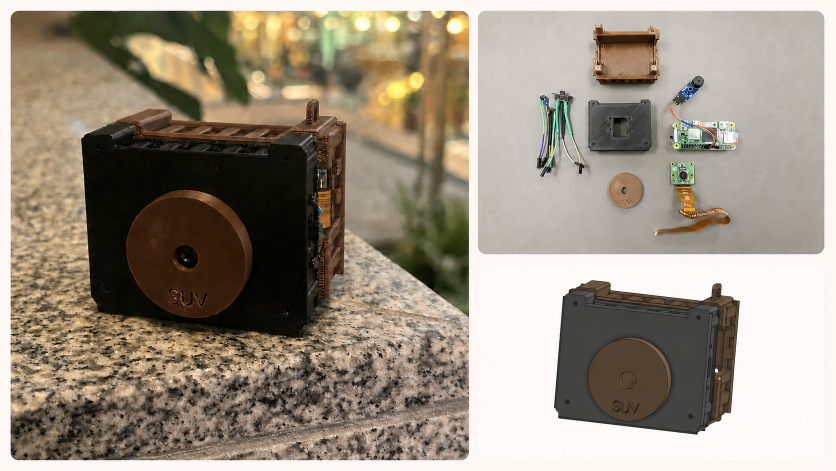
#> input picture assets/guides/readme-showcase.png, 1672 x 941 px (shown at 1/2 size)
$ python generate-readme-showcase.py
#> lines starting #> are read from the running program, lines starting #| are printed output that depends on the picture; after the words box and inside, x2 and y2 are one past the last pixel; in counts of white or black regions, pixels touching at a corner belong together
#!/usr/bin/env python3
"""Build the README showcase collage from checked-in source images."""

from __future__ import annotations

import argparse
from pathlib import Path

from PIL import Image, ImageDraw, ImageFont, ImageOps


REPO_ROOT = Path(__file__).resolve().parents[2]
DEFAULT_BASE = REPO_ROOT / "assets/guides/readme-showcase.png"
DEFAULT_PORTRAIT = (
    REPO_ROOT / "assets/photo-samples/train-zoomed-1170x2080.jpg"
)
DEFAULT_OUTPUT = REPO_ROOT / "assets/guides/readme-showcase-with-sample.png"

OUTER_MARGIN = 20
PANEL_RADIUS = 15
LABEL = "sample photo"
LABEL_FONT_SIZE = 30
LABEL_BOTTOM_PADDING = 25


def parse_args() -> argparse.Namespace:
    parser = argparse.ArgumentParser(description=__doc__)
    parser.add_argument("--base", type=Path, default=DEFAULT_BASE)
    parser.add_argument("--portrait", type=Path, default=DEFAULT_PORTRAIT)
    parser.add_argument("--output", type=Path, default=DEFAULT_OUTPUT)
    parser.add_argument("--font", type=Path)
    return parser.parse_args()


def load_font(font_path: Path | None) -> ImageFont.FreeTypeFont | ImageFont.ImageFont:
    candidates = [
        font_path,
        Path("/System/Library/Fonts/SFNS.ttf"),
        Path("/usr/share/fonts/truetype/dejavu/DejaVuSans.ttf"),
        Path("/usr/share/fonts/truetype/liberation2/LiberationSans-Regular.ttf"),
    ]
    for candidate in candidates:
        if candidate and candidate.is_file():
            return ImageFont.truetype(candidate, LABEL_FONT_SIZE)
    return ImageFont.load_default(size=LABEL_FONT_SIZE)


def build_collage(
    base_path: Path,
    portrait_path: Path,
    output_path: Path,
    font_path: Path | None,
) -> None:
    base = Image.open(base_path).convert("RGBA")
    portrait = Image.open(portrait_path).convert("RGBA")
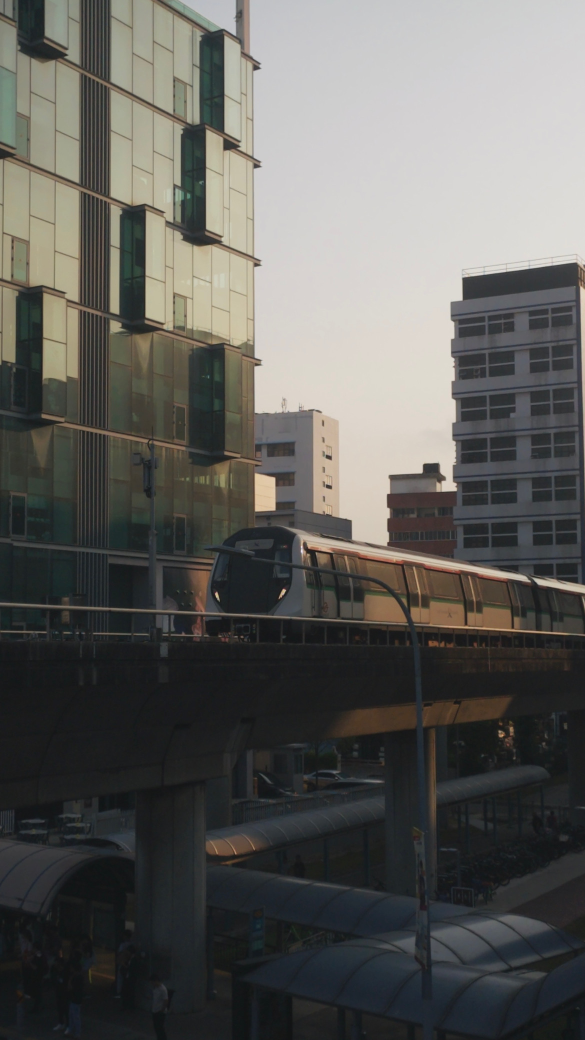
#> input picture assets/photo-samples/train-zoomed-1170x2080.jpg, 1170 x 2080 px (shown at 1/2 size)

    panel_y = OUTER_MARGIN
    panel_height = base.height - (2 * OUTER_MARGIN)
#> panel_height = 901
    panel_width = round(panel_height * portrait.width / portrait.height)
#> panel_width = 507
    panel_x = base.width
#> panel_x = 1672
    output_width = panel_x + panel_width + OUTER_MARGIN
#> output_width = 2199

    # Extend the original outer background across the wider canvas while
    # retaining its subtle vertical color variation.
    edge_strip = base.crop((base.width - OUTER_MARGIN, 0, base.width, base.height))
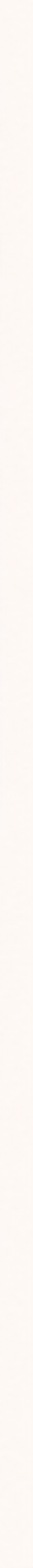
#> edge_strip: PIL image 20x941 RGBA (shown 2 times larger); mean R, G, B, A 253.6, 248, 244.2, 255
    edge_strip = edge_strip.resize((1, base.height), Image.Resampling.BOX)
    background = edge_strip.resize(
        (output_width, base.height), Image.Resampling.NEAREST
    )
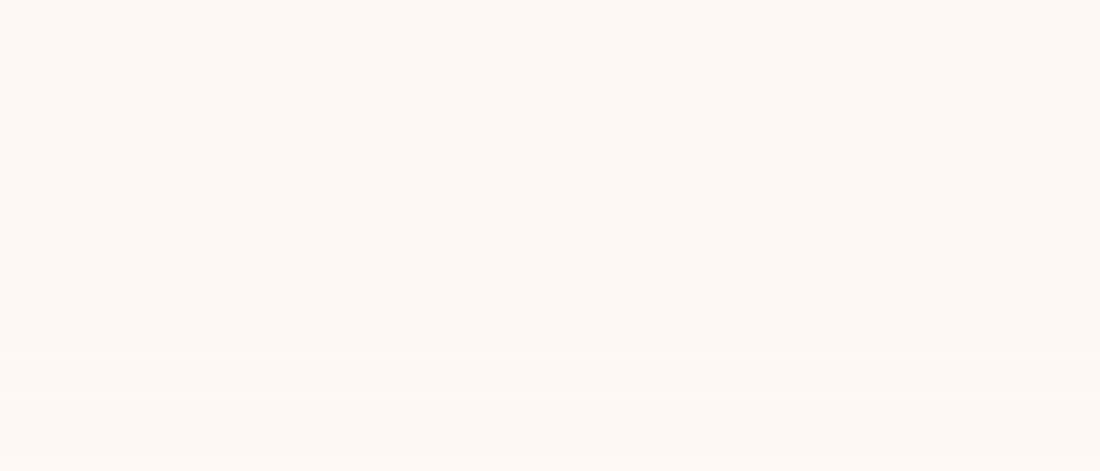
#> background: PIL image 2199x941 RGBA (shown at 1/2 size); mean R, G, B, A 253.7, 248, 244.1, 255
    background.paste(base, (0, 0), base)
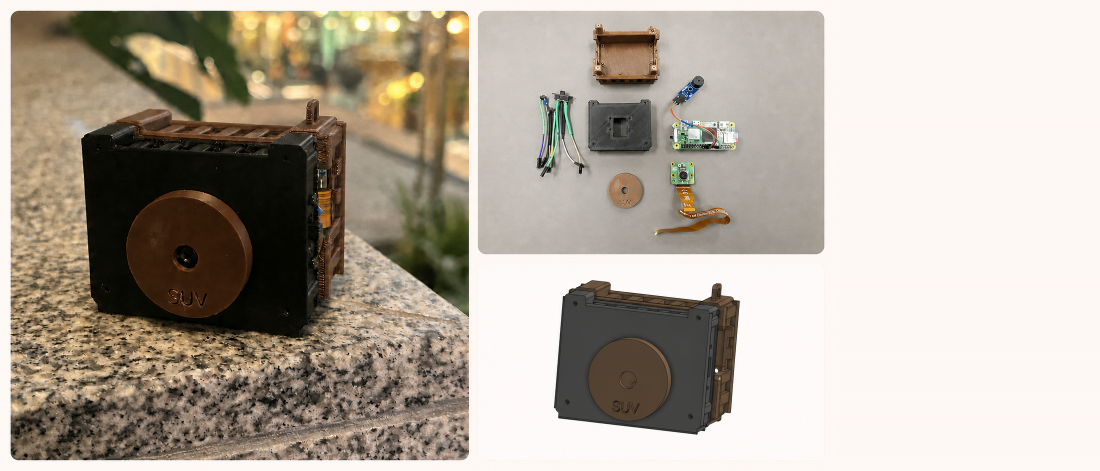
#> background: PIL image 2199x941 RGBA (shown at 1/2 size); mean R, G, B, A 177.8, 168.4, 156, 255

    panel = ImageOps.fit(
        portrait,
        (panel_width, panel_height),
        method=Image.Resampling.LANCZOS,
        centering=(0.5, 0.5),
    )
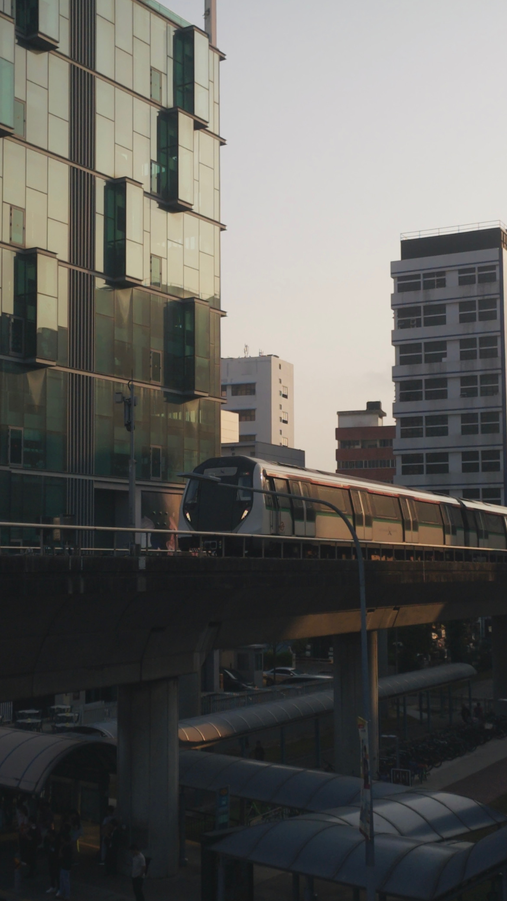
#> panel: PIL image 507x901 RGBA; mean R, G, B, A 95, 94.3, 91, 255
    mask = Image.new("L", panel.size, 0)
#> mask: PIL image 507x901 L; every value is 0
    ImageDraw.Draw(mask).rounded_rectangle(
        (0, 0, panel_width - 1, panel_height - 1),
        radius=PANEL_RADIUS,
        fill=255,
    )
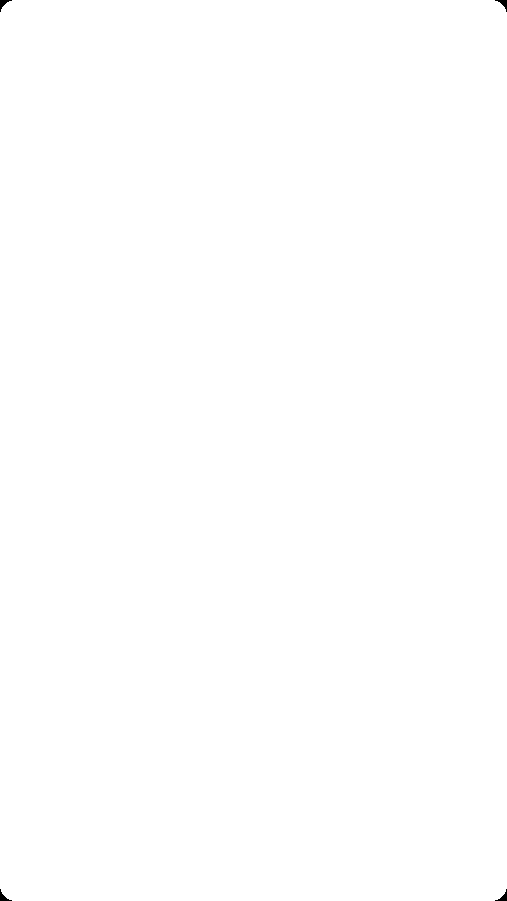
#> mask: PIL image 507x901 L; 100% white; 4 black regions, box (x1, y1, x2, y2) and area: (0, 0, 12, 12) 53, (495, 0, 507, 12) 53, (0, 889, 12, 901) 53, (495, 889, 507, 901) 53
    background.paste(panel, (panel_x, panel_y), mask)
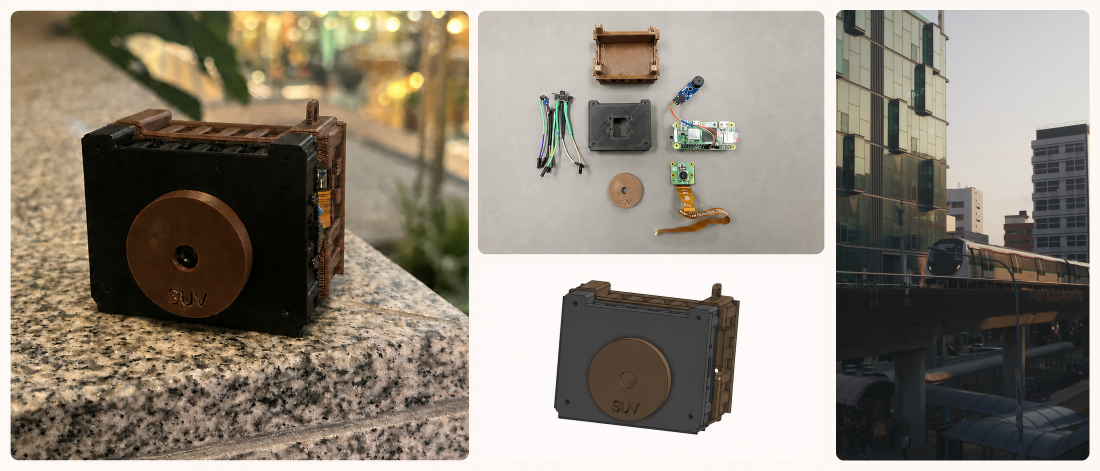
#> background: PIL image 2199x941 RGBA (shown at 1/2 size); mean R, G, B, A 142.7, 134.5, 122.2, 255

    draw = ImageDraw.Draw(background)
    font = load_font(font_path)
    text_box = draw.textbbox((0, 0), LABEL, font=font, stroke_width=1)
#> text_box = (-1, 4, 206, 35)
    text_width = text_box[2] - text_box[0]
#> text_width = 207
    text_height = text_box[3] - text_box[1]
#> text_height = 31
    text_x = panel_x + ((panel_width - text_width) // 2) - text_box[0]
#> text_x = 1823
    text_y = (
        panel_y
        + panel_height
        - LABEL_BOTTOM_PADDING
        - text_height
        - text_box[1]
    )
#> text_y = 861
    draw.text(
        (text_x, text_y),
        LABEL,
        font=font,
        fill=(247, 243, 238, 255),
        stroke_width=1,
        stroke_fill=(25, 25, 25, 210),
    )

    output_path.parent.mkdir(parents=True, exist_ok=True)
    background.convert("RGB").save(output_path, format="PNG", optimize=True)


def main() -> None:
    args = parse_args()
    build_collage(args.base, args.portrait, args.output, args.font)


if __name__ == "__main__":
    main()
